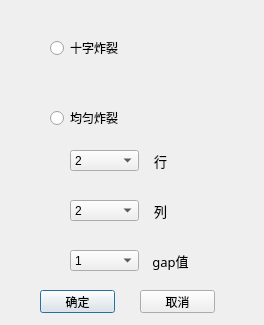
<?xml version="1.0" encoding="UTF-8"?>
<ui version="4.0">
 <class>StdExplode</class>
 <widget class="QDialog" name="StdExplode">
  <property name="geometry">
   <rect>
    <x>0</x>
    <y>0</y>
    <width>264</width>
    <height>325</height>
   </rect>
  </property>
  <property name="windowTitle">
   <string>模型炸裂选项</string>
  </property>
  <widget class="QComboBox" name="m_EvenExplodeRow">
   <property name="geometry">
    <rect>
     <x>70</x>
     <y>150</y>
     <width>69</width>
     <height>21</height>
    </rect>
   </property>
   <property name="currentIndex">
    <number>0</number>
   </property>
   <item>
    <property name="text">
     <string>2</string>
    </property>
   </item>
   <item>
    <property name="text">
     <string>3</string>
    </property>
   </item>
   <item>
    <property name="text">
     <string>4</string>
    </property>
   </item>
   <item>
    <property name="text">
     <string>5</string>
    </property>
   </item>
  </widget>
  <widget class="QLabel" name="label">
   <property name="geometry">
    <rect>
     <x>150</x>
     <y>150</y>
     <width>21</width>
     <height>21</height>
    </rect>
   </property>
   <property name="font">
    <font>
     <family>微软雅黑</family>
     <pointsize>10</pointsize>
    </font>
   </property>
   <property name="text">
    <string>行</string>
   </property>
   <property name="alignment">
    <set>Qt::AlignCenter</set>
   </property>
  </widget>
  <widget class="QComboBox" name="m_EvenExplodeCol">
   <property name="geometry">
    <rect>
     <x>70</x>
     <y>200</y>
     <width>69</width>
     <height>21</height>
    </rect>
   </property>
   <property name="currentIndex">
    <number>0</number>
   </property>
   <item>
    <property name="text">
     <string>2</string>
    </property>
   </item>
   <item>
    <property name="text">
     <string>3</string>
    </property>
   </item>
   <item>
    <property name="text">
     <string>4</string>
    </property>
   </item>
   <item>
    <property name="text">
     <string>5</string>
    </property>
   </item>
  </widget>
  <widget class="QLabel" name="label_2">
   <property name="geometry">
    <rect>
     <x>150</x>
     <y>200</y>
     <width>21</width>
     <height>21</height>
    </rect>
   </property>
   <property name="font">
    <font>
     <family>微软雅黑</family>
     <pointsize>10</pointsize>
    </font>
   </property>
   <property name="text">
    <string>列</string>
   </property>
   <property name="alignment">
    <set>Qt::AlignCenter</set>
   </property>
  </widget>
  <widget class="QLabel" name="label_3">
   <property name="geometry">
    <rect>
     <x>150</x>
     <y>250</y>
     <width>41</width>
     <height>21</height>
    </rect>
   </property>
   <property name="font">
    <font>
     <family>微软雅黑</family>
     <pointsize>10</pointsize>
    </font>
   </property>
   <property name="text">
    <string>gap值</string>
   </property>
   <property name="alignment">
    <set>Qt::AlignCenter</set>
   </property>
  </widget>
  <widget class="QComboBox" name="m_EvenExplodeGapRatio">
   <property name="geometry">
    <rect>
     <x>70</x>
     <y>250</y>
     <width>69</width>
     <height>21</height>
    </rect>
   </property>
   <property name="currentIndex">
    <number>0</number>
   </property>
   <item>
    <property name="text">
     <string>1</string>
    </property>
   </item>
   <item>
    <property name="text">
     <string>0.5</string>
    </property>
   </item>
   <item>
    <property name="text">
     <string>0.25</string>
    </property>
   </item>
   <item>
    <property name="text">
     <string>0.15</string>
    </property>
   </item>
  </widget>
  <widget class="QPushButton" name="okButton">
   <property name="geometry">
    <rect>
     <x>40</x>
     <y>290</y>
     <width>75</width>
     <height>23</height>
    </rect>
   </property>
   <property name="text">
    <string>确定</string>
   </property>
  </widget>
  <widget class="QPushButton" name="cancleButton">
   <property name="geometry">
    <rect>
     <x>140</x>
     <y>290</y>
     <width>75</width>
     <height>23</height>
    </rect>
   </property>
   <property name="text">
    <string>取消</string>
   </property>
  </widget>
  <widget class="QRadioButton" name="m_Radio_Cross_Explode">
   <property name="geometry">
    <rect>
     <x>50</x>
     <y>40</y>
     <width>89</width>
     <height>16</height>
    </rect>
   </property>
   <property name="text">
    <string>十字炸裂</string>
   </property>
  </widget>
  <widget class="QRadioButton" name="m_Radio_Even_Explode">
   <property name="geometry">
    <rect>
     <x>50</x>
     <y>110</y>
     <width>89</width>
     <height>16</height>
    </rect>
   </property>
   <property name="text">
    <string>均匀炸裂</string>
   </property>
  </widget>
 </widget>
 <layoutdefault spacing="6" margin="11"/>
 <resources/>
 <connections/>
</ui>
